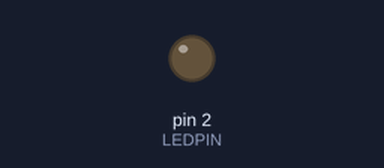
The sketch below on a simulated Arduino Uno, built with avr-gcc and run on an emulated ATmega328P. On the bench: output pins drawn as LEDs (lit = HIGH).

Above: at 0.5 s.
At 5.0 s:
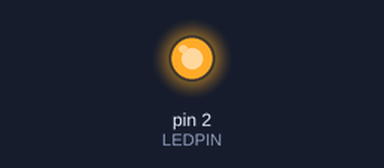
Timing chart, 0 to 6.9 s (numbered marks = the images above):
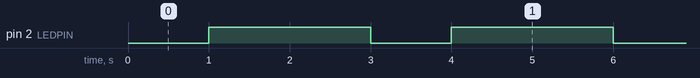

The sketch:

blink.ino
```cpp
#define LEDPIN 2

void setup() {
  pinMode(LEDPIN, OUTPUT);
}

void loop() {
  digitalWrite(LEDPIN, LOW);
  delay(1000);
  digitalWrite(LEDPIN, HIGH);
  Serial.println(0);
  delay(2000);

}
```

Measured:
- by itself, pin 2 (LEDPIN): alternates HIGH for 2.0 s and LOW for 1.0 s
